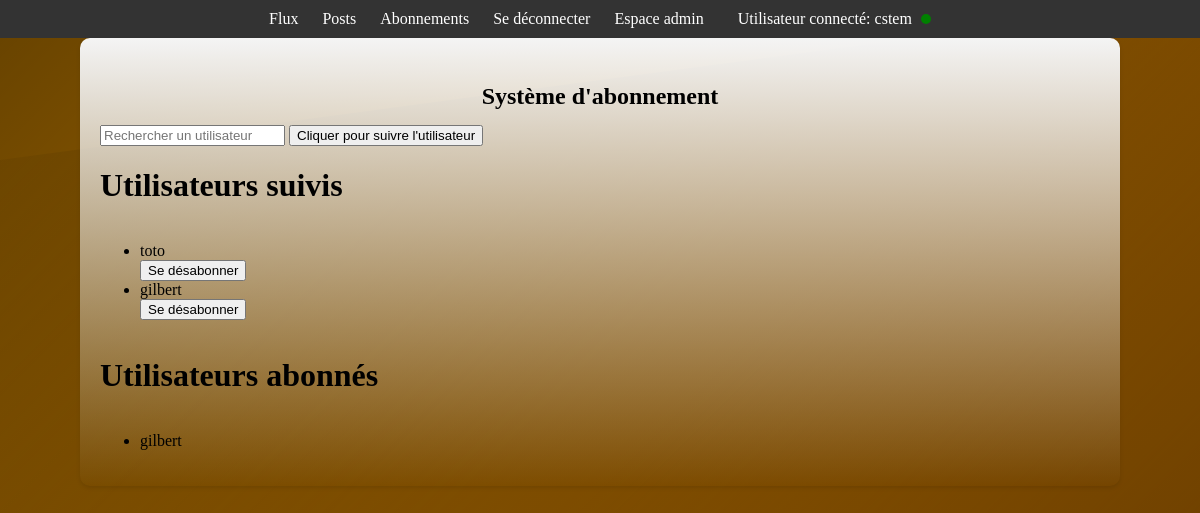
/abonnements/ (signed in), run on the app's committed database.
### review/models.py (models this page shows, shortened)
class UserFollows(models.Model):
    follower = models.ForeignKey(settings.AUTH_USER_MODEL, on_delete=models.CASCADE, related_name='following')
    followed_user = models.ForeignKey(settings.AUTH_USER_MODEL, on_delete=models.CASCADE, related_name='followers')
    class Meta:
        unique_together = ('follower', 'followed_user')

### review/views.py (the view, shortened to what this page needs)
# urls.py: path('abonnements/', FollowUserView.as_view(), name='flux_utilisateurs'),
class FollowUserView(LoginRequiredMixin, FormView):
    template_name = 'review/flux_utilisateurs.html'
    form_class = FollowUserForm
    success_url = reverse_lazy('flux_utilisateurs')
    def get_context_data(self, **kwargs):
        context = super().get_context_data(**kwargs)
        context['utilisateurs_suivis'] = self.request.user.following.all()
        context['abonnes'] = self.request.user.followers.all()
        return context

### review/forms.py
class FollowUserForm(forms.Form):
    username = forms.CharField()

### review/templates/review/flux_utilisateurs.html (shortened to what this page needs)
{% extends 'skeleton.html' %}
{% block content %}
    <div class="post-block your-flux">
        <h2 class="scrollable-title">Système d'abonnement</h2>
        <form method="POST" action="{% url 'subscribe_user' %}">
            <input type="text" name="username" placeholder="Rechercher un utilisateur">
            <button type="submit">Cliquer pour suivre l'utilisateur</button>
        </form>
        <h1>Utilisateurs suivis</h1>
        <ul>
            {% for s_user in utilisateurs_suivis %}
                <li>
                    {{ s_user.followed_user.username }}
                    <form method="post" action="{% url 'unfollow_user' s_user.followed_user.username %}">
                        <button type="submit">Se désabonner</button>
                    </form>
                </li>
            {% endfor %}
        </ul>
        <h1>Utilisateurs abonnés</h1>
        <ul>
            {% for f_user in abonnes %}
                <li>{{ f_user.follower.username }}</li>
            {% endfor %}
        </ul>
    </div>
{% endblock %}

### project/templates/skeleton.html (shortened to what this page needs)
<!DOCTYPE html>
<html>
{% load static %}
<head>
    <link rel="stylesheet" type="text/css" href="{% static 'skeleton/skeleton.css' %}">
    <link rel="stylesheet" href="https://cdnjs.cloudflare.com/ajax/libs/font-awesome/6.0.0-beta3/css/all.min.css"
 />
    <link rel="stylesheet" type="text/css" href="{% static 'flux/flux.css' %}">
    <link rel="stylesheet" type="text/css" href="{% static 'review/review.css' %}">
</head>
<body>
    <nav>
        <ul>
            <li><a href="{% url 'flux' %}">Flux</a></li>
            <li><a href="{% url 'posts' %}">Posts</a></li>
            <li><a href="{% url 'flux_utilisateurs' %}">Abonnements</a></li>
            {% if user.is_authenticated %}
                <li><a href="{% url 'logout' %}">Se déconnecter</a></li>
            {% endif %}
            {% if request.user.is_superuser %}
                <li><a href="{% url 'admin:index' %}" class="btn">Espace admin</a></li>
            {% endif %}
            {% if user.is_authenticated %}
                <li>
                    <span class="username connected">
                        Utilisateur connecté: {{ user.username }}
                    </span>
                </li>
            {% endif %}
        </ul>
    </nav>
    {% block content %}
    {% endblock content %}
</body>
</html>

### project/static/skeleton/skeleton.css (style rules this page uses)
body { position: relative; background: linear-gradient(135deg, #FFA500, #FF8C00, #FF6347, #FF4500); background-size: 400% 400%; animation: gradientAnimation 10s infinite, waveAnimation 2s infinite; margin: 0; padding: 0; min-height: 100vh; z-index: 1; }
body::before, body::after { content: ''; position: absolute; width: 100%; height: 100%; z-index: -1; }
body::before { top: 0; left: 0; background: linear-gradient(135deg, rgba(0, 0, 0, 0.6), rgba(0, 0, 0, 0)); clip-path: polygon(0 0, 100% 0, 100% 80%, 0 100%); }
body::after { bottom: 0; right: 0; background: linear-gradient(135deg, rgba(0, 0, 0, 0), rgba(0, 0, 0, 0.6)); clip-path: polygon(0 20%, 100% 0, 100% 100%, 0 100%); }
nav { background-color: #333; color: white; padding: 10px 0; }
nav ul { list-style-type: none; margin: 0; padding: 0; text-align: center; }
nav ul li { display: inline-block; margin: 0 10px; }
nav ul li a { text-decoration: none; color: white; }
.username { margin-left: 10px; }

### review/static/flux/flux.css (style rules this page uses)
.your-flux { background-color: #f4f4f4; }
.post-block { max-width: 100%; width: 1000px; margin: 0 auto; padding: 20px; background: linear-gradient(to bottom, #f4f4f4, rgba(244, 244, 244, 0)); border-radius: 10px; box-shadow: 0 2px 4px rgba(0, 0, 0, 0.1); display: flex; flex-direction: column; }
.connected::after { content: ""; display: inline-block; width: 10px; height: 10px; background-color: green; border-radius: 50%; margin-left: 5px; }
.post-block { max-width: 100%; width: 1000px; margin: 0 auto; padding: 20px; background: linear-gradient(to bottom, #f4f4f4, rgba(244, 244, 244, 0)); border-radius: 10px; box-shadow: 0 2px 4px rgba(0, 0, 0, 0.1); }
.scrollable-title { font-size: 24px; font-weight: bold; padding: 5px 0; text-align: center; margin-bottom: 10px; }

### review/static/review/review.css (style rules this page uses)
.connected::after { content: ""; display: inline-block; width: 10px; height: 10px; background-color: green; border-radius: 50%; margin-left: 5px; }
.post-block { max-width: 100%; width: 1000px; margin: 0 auto; padding: 20px; background: linear-gradient(to bottom, #f4f4f4, rgba(244, 244, 244, 0)); border-radius: 10px; box-shadow: 0 2px 4px rgba(0, 0, 0, 0.1); }
.scrollable-title { font-size: 24px; font-weight: bold; padding: 5px 0; text-align: center; }

### data on the page
UserFollows: followed_user.username "toto"
UserFollows: followed_user.username "gilbert"
UserFollows: follower.username "gilbert"

### other printed values
{{ user.username }} "cstem"
